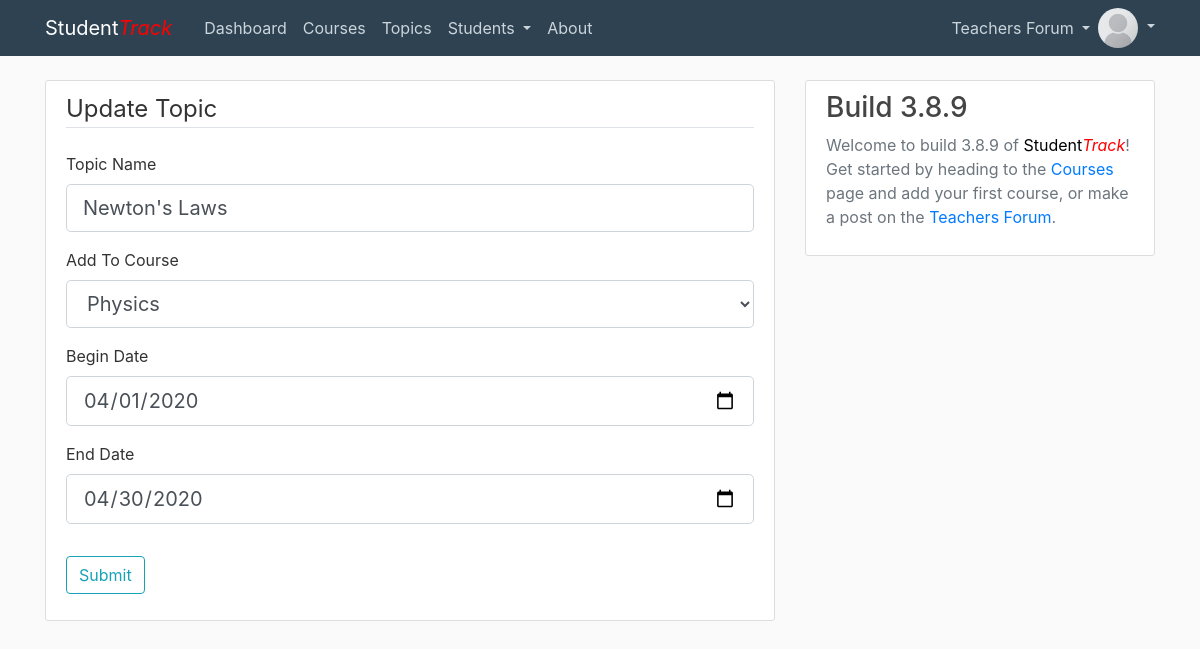
The page /topic/1/update (signed in) on the database as committed earlier.
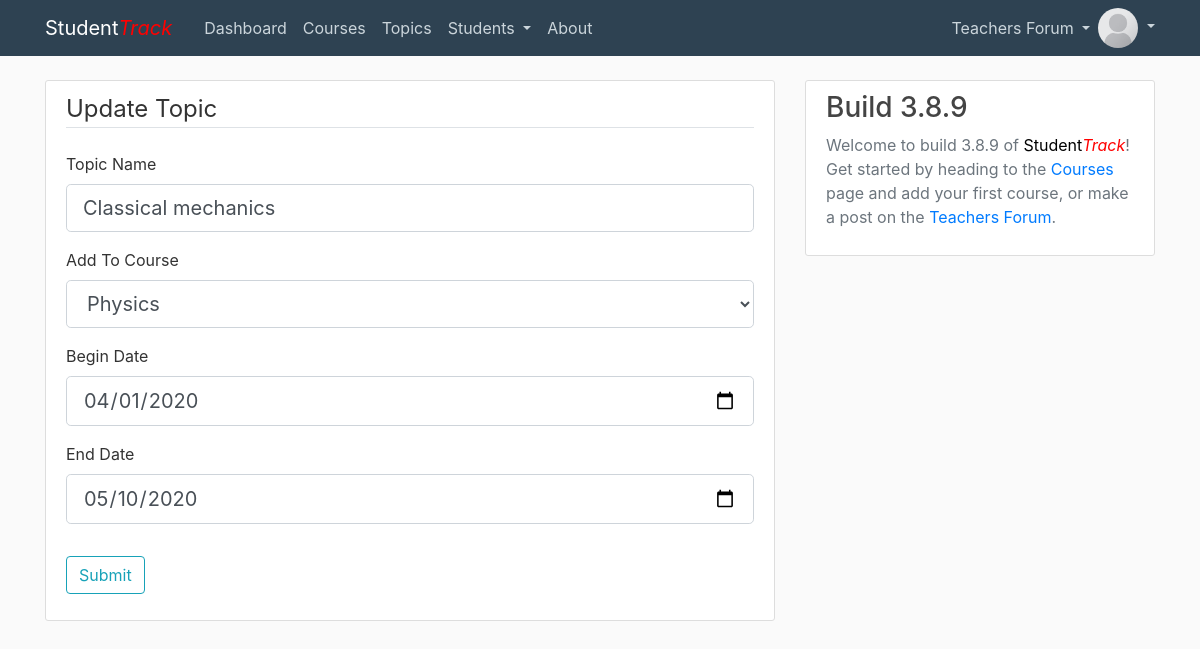
The same page on the database as committed later.
### projectCode/models.py (models this page shows, shortened)
class User(db.Model, UserMixin):
    id = db.Column(db.Integer, primary_key=True)
    username = db.Column(db.String(20), unique=True, nullable=False)
    email = db.Column(db.String(120), unique=True, nullable=False)
    image_file = db.Column(db.String(20), nullable=False, default='def.png')
    password = db.Column(db.String(60), nullable=False)
    posts = db.relationship('Post', backref='author', lazy=True)
    courses = db.relationship('Course', backref='teacher', lazy=True)
    comments = db.relationship('Comment', backref='commenter', lazy=True)

class Topic(db.Model):
    id = db.Column(db.Integer, primary_key=True)
    name = db.Column(db.String(100), nullable=False)
    course_id = db.Column(db.Integer, db.ForeignKey('course.id'), nullable=False)
    start_date = db.Column(db.DateTime, default=datetime.utcnow)
    end_date = db.Column(db.DateTime)
    homeworks = db.relationship('Homework', backref='topic', lazy=True)
    tests = db.relationship('Test', backref='topic', lazy=True)

### projectCode/routes.py (the view)
@app.route("/topic/<int:topic_id>/update", methods=['GET', 'POST'])
@login_required
def update_topic(topic_id):
    topic = Topic.query.get_or_404(topic_id)
    if topic.course.teacher != current_user:
        abort(403)
    form = TopicForm()
    form.course_id.enabled = True
    courses = Course.query.filter_by(teacher=current_user).all()
    form.course_id.choices = [(course.id, course.name) for num, course in enumerate(courses)]
    if form.validate_on_submit():
        course = Course.query.get_or_404(form.course_id.data)
        if form.begin_date.data < form.end_date.data:
            conflicts = 0
            for t in course.topics:
                if t.id == topic.id:
                    pass
                elif (form.begin_date.data < t.start_date.date() and form.end_date.data < t.start_date.date()) or (form.begin_date.data > t.end_date.date() and form.end_date.data > t.end_date.date()):
                    pass
                else:
                    conflicts += 1
                    flash("Topic dates conflict with the active period of another topic! Change BOTH dates to before "+t.start_date.strftime("%d %b %Y")+" or after "+t.end_date.strftime("%d %b %Y") + " to resolve the conflict.", "danger")
            if not conflicts:
                if form.begin_date.data < course.start_date.date():
                    flash("Topic cannot begin before the course it's a part of does!", "danger")
                else:
                    topic.name = form.name.data
                    topic.start_date = form.begin_date.data
                    topic.end_date = form.end_date.data
                    topic.course_id = form.course_id.data
                    db.session.commit()
                    flash('Your topic has been updated!', 'success')
                    return redirect(url_for('topics'))
        else:
            flash("The topic cannot end before it begins!", "danger")
    elif request.method == 'GET':
        form.name.data = topic.name
        print()
        form.begin_date.data = topic.start_date
        form.end_date.data = topic.end_date
        form.course_id.data = topic.course.id
    return render_template('new_topic.html', title='Update Topic',
                           form=form, legend='Update Topic')

### projectCode/forms.py
class TopicForm(FlaskForm):
    name = StringField('Topic Name', validators=[DataRequired(), Length(max=50)])
    course_id = SelectField('Add To Course', coerce=int)
    begin_date = DateField('Begin Date', validators=[DataRequired("Date before year 3000 is required")])
    end_date = DateField('End Date', validators=[DataRequired("Date before year 3000 is required")])
    submit = SubmitField('Submit')

### projectCode/models.py (called while the page is built)
@login_manager.user_loader
def load_user(user_id):
    return User.query.get(int(user_id))

### projectCode/templates/new_topic.html (shortened to what this page needs)
{% extends "layout_content.html" %}
{% block content %}
<div class="content-section">
    <form method="POST" action="">
        <fieldset class="form-group">
            <legend class="border-bottom mb-4">{{ legend }}</legend>
            <div class="form-group">
                {{ form.name.label(class="form-control-label") }}
                {% if form.name.errors %}
                    {{ form.name(class="form-control form-control-lg is-invalid") }}
                    <div class="invalid-feedback">
                        {% for error in form.name.errors %}
                            <span>{{ error }}</span>
                        {% endfor %}
                    </div>
                {% else %}
                    {{ form.name(class="form-control form-control-lg") }}
                {% endif %}
            </div>
            {% if form.course_id.enabled %}
            <div class="form-group">
                {{ form.course_id.label(class="form-control-label") }}
                {% if form.course_id.errors %}
                    {{ form.course_id(class="form-control form-control-lg is-invalid") }}
                    <div class="invalid-feedback">
                        {% for error in form.course_id.errors %}
                            <span>{{ error }}</span>
                        {% endfor %}
                    </div>
                {% else %}
                    {{ form.course_id(class="form-control form-control-lg") }}
                {% endif %}
            </div>
            {% else %}
            {{ form.course_id(class="d-none") }}
            {% endif %}
            <div class="form-group">
                {{ form.begin_date.label(class="form-control-label") }}
                {% if form.begin_date.errors %}
                    {{ form.begin_date(class="form-control form-control-lg is-invalid") }}
                    <div class="invalid-feedback">
                        {% for error in form.begin_date.errors %}
                            <span>{{ error }}</span>
                        {% endfor %}
                    </div>
                {% else %}
                    {{ form.begin_date(class="form-control form-control-lg") }}
                {% endif %}
            </div>
            <div class="form-group">
                {{ form.end_date.label(class="form-control-label") }}
                {% if form.end_date.errors %}
                    {{ form.end_date(class="form-control form-control-lg is-invalid") }}
                    <div class="invalid-feedback">
                        {% for error in form.end_date.errors %}
                            <span>{{ error }}</span>
                        {% endfor %}
                    </div>
                {% else %}
                    {{ form.end_date(class="form-control form-control-lg") }}
                {% endif %}
            </div>
        </fieldset>
        <div class="form-group">
            {{ form.submit(class="btn btn-outline-info") }}
        </div>
    </form>
</div>
{% endblock content %}

### projectCode/templates/layout_site_main.html (shortened to what this page needs)
<!DOCTYPE html>
<html>
<head>
    <link rel="stylesheet" href="https://maxcdn.bootstrapcdn.com/bootstrap/4.0.0/css/bootstrap.min.css">
    <link rel="stylesheet" type="text/css" href="{{ url_for('static', filename='css/main.css') }}">
</head>
<body>
    <header class="site-header">
      <nav class="navbar navbar-expand-md navbar-dark bg-steel fixed-top">
        <div class="container">
          <a class="navbar-brand mr-4" href="/">Student<font color="red"><em>Track</em></font></a>
          <div class="collapse navbar-collapse" id="navbarToggle">
            <div class="navbar-nav mr-auto">
              {% if current_user.is_authenticated %}
              <a class="nav-item nav-link" href="{{ url_for('dash') }}">Dashboard</a>
              <a class="nav-item nav-link" href="{{ url_for('courses') }}">Courses</a>
              <a class="nav-item nav-link" href="{{ url_for('topics') }}">Topics</a>
              <li class="nav-item dropdown">
                <a class="nav-link dropdown-toggle" href="#" id="navbarDropdown1" role="button" data-toggle="dropdown" aria-haspopup="true" aria-expanded="false">
                  Students
                </a>
              </li>
              {% else %}
              <a class="nav-item nav-link" href="{{ url_for('home') }}">Forum</a>
              {% endif %}
              <a class="nav-item nav-link" href="{{ url_for('about') }}">About</a>
            </div>
            <div class="navbar-nav">
              {% if current_user.is_authenticated %}
              <li class="nav-item dropdown">
                <a class="nav-link dropdown-toggle" href="#" id="navbarDropdown1" role="button" data-toggle="dropdown" aria-haspopup="true" aria-expanded="false">
                  Teachers Forum
                </a>
              </li>
              <li class="nav-item dropdown">
                <a class="nav-link dropdown-toggle p-0" href="#" id="navbarDropdown1" role="button" data-toggle="dropdown" aria-haspopup="true" aria-expanded="false">
                  <img class="rounded-circle nav-img dropdown-toggle" src="{{ url_for('static', filename='profile_pics/' + current_user.image_file) }}">
                </a>
              </li>
              {% else %}
              <a class="nav-item nav-link" href="{{ url_for('login') }}">Login</a>
              <a class="nav-item nav-link" href="{{ url_for('register') }}">Register</a>
              {% endif %}
            </div>
          </div>
        </div>
      </nav>
    </header>
    {% block sublayout %}{% endblock %}
</body>
</html>

Rows that differ between the two databases and show on the page:
changed User: image_file: a different picture
changed Topic "Physics": name "Newton's Laws" → "Classical mechanics"; end_date "04/30/2020" → "05/10/2020"
